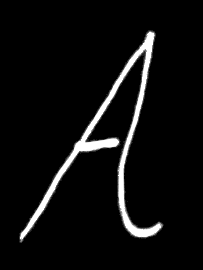
#> input picture hw4/images/im_A.png, 203 x 270 px; its folder holds 4 pictures in this run
$ python pre-data.py
#> lines starting #> are read from the running program, lines starting #| are printed output that depends on the picture; after the words box and inside, x2 and y2 are one past the last pixel; in counts of white or black regions, pixels touching at a corner belong together
import numpy as np
import cv2 as cv
import math
from scipy import ndimage


def getBestShift(img):
    cy, cx = ndimage.center_of_mass(img)

    rows, cols = img.shape
    shiftx = np.round(cols / 2.0 - cx).astype(int)
    shifty = np.round(rows / 2.0 - cy).astype(int)

    return shiftx, shifty


def shift(img, sx, sy):
    rows, cols = img.shape
    M = np.float32([[1, 0, sx], [0, 1, sy]])
    shifted = cv.warpAffine(img, M, (cols, rows))
    return shifted


# create array to store images, 784 bc 28x28
images = np.zeros((5, 784))
# and correct values
correct_vals = np.zeros((5, 5))
i = 0
no = 0
for letter in ["A", "B", "C", "D", "E"]:
    # read image in grayscale (1 dimension)
    gray = cv.imread("images/im_" + str(letter) + ".png", 0)
#> gray is the input picture: shape (270, 203); min 0, max 255, mean 14.4

    # print(f'original: {gray.shape}')

    # resize image
    gray_res = cv.resize(gray, (28, 28))

    # print(f'resized: {gray_res.shape}')
    (thresh, gray_res) = cv.threshold(
        gray_res, 128, 255, cv.THRESH_BINARY | cv.THRESH_OTSU
    )
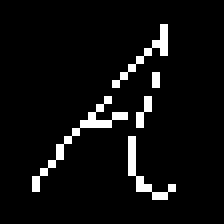
#> gray_res: shape (28, 28) (shown 8 times larger); 5.6% white in thin lines or dots, all inside (x1, y1, x2, y2) = (4, 3, 22, 25)
#> thresh = 110

    while np.sum(gray_res[0]) == 0:
        gray_res = gray_res[1:]
#> this loop made 3 passes

    while np.sum(gray_res[:, 0]) == 0:
        gray_res = np.delete(gray_res, 0, 1)
#> this loop made 4 passes
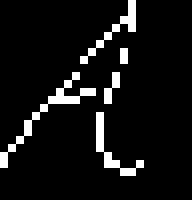
#> gray_res: shape (25, 24) (shown 8 times larger); 7.3% white in thin lines or dots, all inside (x1, y1, x2, y2) = (0, 0, 18, 22)

    while np.sum(gray_res[-1]) == 0:
        gray_res = gray_res[:-1]
#> this loop made 3 passes
#> pass 3, `gray_res = gray_res[:-1]`:
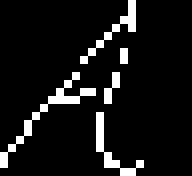
#> gray_res: shape (22, 24) (shown 8 times larger); 8.3% white in thin lines or dots, all inside (x1, y1, x2, y2) = (0, 0, 18, 22)

    while np.sum(gray_res[:, -1]) == 0:
        gray_res = np.delete(gray_res, -1, 1)
#> this loop made 6 passes
#> pass 1, `gray_res = np.delete(gray_res, -1, 1)`:
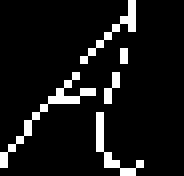
#> gray_res: shape (22, 23) (shown 8 times larger); 8.7% white in thin lines or dots, all inside (x1, y1, x2, y2) = (0, 0, 18, 22)
#> pass 3, `gray_res = np.delete(gray_res, -1, 1)`:
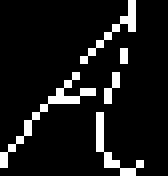
#> gray_res: shape (22, 21) (shown 8 times larger); 9.5% white in thin lines or dots, all inside (x1, y1, x2, y2) = (0, 0, 18, 22)

    rows, cols = gray_res.shape
#> rows = 22; cols = 18

    if rows > cols:
        factor = 20.0 / rows
#> factor = 0.909
        rows = 20
        cols = int(round(cols * factor))
#> cols = 16
        # first cols than rows
        gray_res = cv.resize(gray_res, (cols, rows))
    else:
        factor = 20.0 / cols
        cols = 20
        rows = int(round(rows * factor))
        # first cols than rows
        gray_res = cv.resize(gray_res, (cols, rows))

    colsPadding = (
        int(math.ceil((28 - cols) / 2.0)),
        int(math.floor((28 - cols) / 2.0)),
    )
#> colsPadding = (6, 6)
    rowsPadding = (
        int(math.ceil((28 - rows) / 2.0)),
        int(math.floor((28 - rows) / 2.0)),
    )
    gray_res = np.lib.pad(gray_res, (rowsPadding, colsPadding), "constant")
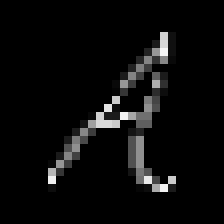
#> gray_res: shape (28, 28) (shown 8 times larger); min 0, max 243, mean 11.5

    shiftx, shifty = getBestShift(gray_res)
#> in getBestShift, `cy, cx = ndimage.center_of_mass(img)`: cy = 14.75; cx = 15.29
#> in getBestShift, `shiftx = np.round(cols / 2.0 - cx).astype(int)`: shiftx = -1
#> shiftx = -1; shifty = -1
    shifted = shift(gray_res, shiftx, shifty)
#> in shift, `M = np.float32([[1, 0, sx], [0, 1, sy]])`: M = [[1, 0, -1], [0, 1, -1]]
#> in shift, `shifted = cv.warpAffine(img, M, (cols, rows))`:
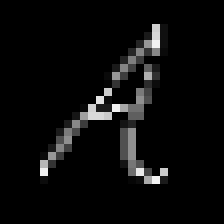
#> shifted: shape (28, 28) (shown 8 times larger); min 0, max 243, mean 11.5
    gray_res = shifted

    # save
    cv.imwrite("image_" + str(letter) + ".png", gray_res)

    # flatten
    flatten = gray_res.flatten() / 255.0
#> flatten = 784 values, max 0.953 at index 159, min 0 at index 0, mean 0.0452

    # print(flatten.shape)

    images[i] = flatten
    correct_val = np.zeros((5))
    correct_val[no] = 1
    correct_vals[i] = correct_val
    print(images[i])
    i += 1
    no += 1
#> pass 2 of the loop `for letter in ["A", "B", "C", "D", "E"]:`:
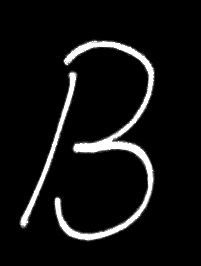
#> input picture hw4/images/im_B.png, 201 x 266 px
#> gray is the input picture: shape (266, 201); min 0, max 255, mean 17.6
#> `(thresh, gray_res) = cv.threshold( gray_res, 128, 255, cv.THRESH_BINAR..`:
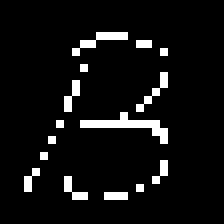
#> gray_res: shape (28, 28) (shown 8 times larger); 6.5% white in thin lines or dots, all inside (x1, y1, x2, y2) = (3, 4, 21, 25)
#> thresh = 113
#> the loop `while np.sum(gray_res[0]) == 0:` made 4 passes
#> the loop `while np.sum(gray_res[:, 0]) == 0:` made 3 passes
#> the loop `while np.sum(gray_res[-1]) == 0:` made 3 passes
#> the loop `while np.sum(gray_res[:, -1]) == 0:` made 7 passes
#> `shiftx, shifty = getBestShift(gray_res)`: shiftx = -2; shifty = 0
#> M = [[1, 0, -2], [0, 1, 0]]
#> in shift (call 2), `shifted = cv.warpAffine(img, M, (cols, rows))`:
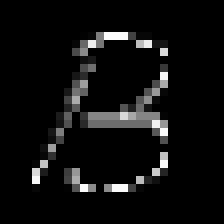
#> shifted: shape (28, 28) (shown 8 times larger); min 0, max 250, mean 15
#> flatten = 784 values, max 0.98 at index 468, min 0 at index 0, mean 0.0587
#> pass 3 of the loop `for letter in ["A", "B", "C", "D", "E"]:`:
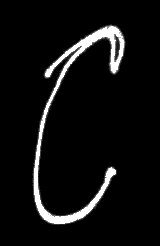
#> input picture hw4/images/im_C.png, 160 x 246 px
#> gray is the input picture: shape (246, 160); min 0, max 255, mean 16
#> `(thresh, gray_res) = cv.threshold( gray_res, 128, 255, cv.THRESH_BINAR..`:
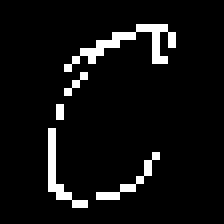
#> gray_res: shape (28, 28) (shown 8 times larger); 6.4% white in thin lines or dots, all inside (x1, y1, x2, y2) = (6, 3, 22, 26)
#> thresh = 106
#> the loop `while np.sum(gray_res[0]) == 0:` made 3 passes
#> the loop `while np.sum(gray_res[:, 0]) == 0:` made 6 passes
#> the loop `while np.sum(gray_res[-1]) == 0:` made 2 passes
#> pass 2, `gray_res = gray_res[:-1]`:
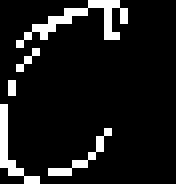
#> gray_res: shape (23, 22) (shown 8 times larger); 9.9% white in thin lines or dots, all inside (x1, y1, x2, y2) = (0, 0, 16, 23)
#> the loop `while np.sum(gray_res[:, -1]) == 0:` made 6 passes
#> `shiftx, shifty = getBestShift(gray_res)`: shiftx = 1
#> flatten = 784 values, max 0.984 at index 183, min 0 at index 0, mean 0.0484
#> (the run stopped early here; a loop or call above may not have finished)
